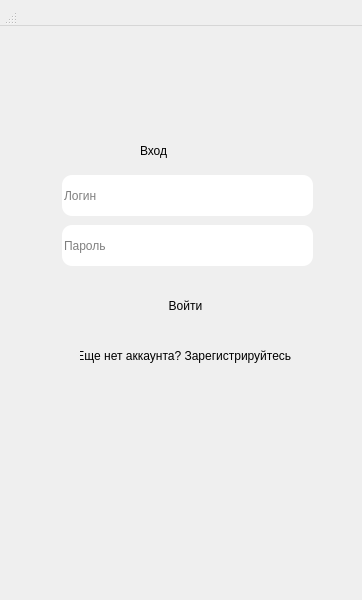
<?xml version="1.0" encoding="UTF-8"?>
<ui version="4.0">
 <class>LoginWindow</class>
 <widget class="QWidget" name="LoginWindow">
  <property name="geometry">
   <rect>
    <x>0</x>
    <y>0</y>
    <width>362</width>
    <height>600</height>
   </rect>
  </property>
  <property name="windowTitle">
   <string>Dialog</string>
  </property>
  <widget class="QWidget" name="centralwidget" native="true">
   <property name="geometry">
    <rect>
     <x>0</x>
     <y>0</y>
     <width>375</width>
     <height>501</height>
    </rect>
   </property>
   <widget class="QPushButton" name="pushEnter">
    <property name="geometry">
     <rect>
      <x>120</x>
      <y>280</y>
      <width>131</width>
      <height>51</height>
     </rect>
    </property>
    <property name="styleSheet">
     <string notr="true">font: 700 13pt &quot;Arial&quot;;
border-radius: 10px;</string>
    </property>
    <property name="text">
     <string>Войти</string>
    </property>
   </widget>
   <widget class="QLabel" name="enterLabel">
    <property name="geometry">
     <rect>
      <x>140</x>
      <y>130</y>
      <width>91</width>
      <height>41</height>
     </rect>
    </property>
    <property name="styleSheet">
     <string notr="true">font: 700 21pt &quot;Arial&quot;;</string>
    </property>
    <property name="text">
     <string>Вход</string>
    </property>
   </widget>
   <widget class="QLineEdit" name="inputLogin">
    <property name="geometry">
     <rect>
      <x>62</x>
      <y>175</y>
      <width>251</width>
      <height>41</height>
     </rect>
    </property>
    <property name="styleSheet">
     <string notr="true">border-radius: 10px;</string>
    </property>
    <property name="placeholderText">
     <string>Логин</string>
    </property>
   </widget>
   <widget class="QLineEdit" name="inputPassword">
    <property name="geometry">
     <rect>
      <x>62</x>
      <y>225</y>
      <width>251</width>
      <height>41</height>
     </rect>
    </property>
    <property name="styleSheet">
     <string notr="true">border-radius: 10px;</string>
    </property>
    <property name="placeholderText">
     <string>Пароль</string>
    </property>
   </widget>
   <widget class="QPushButton" name="switchMode">
    <property name="geometry">
     <rect>
      <x>80</x>
      <y>340</y>
      <width>211</width>
      <height>31</height>
     </rect>
    </property>
    <property name="styleSheet">
     <string notr="true">font: 7pt &quot;Arial&quot;;
border-radius: 10px;</string>
    </property>
    <property name="text">
     <string>Еще нет аккаунта? Зарегистрируйтесь!</string>
    </property>
   </widget>
  </widget>
  <widget class="QMenuBar" name="menubar">
   <property name="geometry">
    <rect>
     <x>0</x>
     <y>0</y>
     <width>362</width>
     <height>26</height>
    </rect>
   </property>
  </widget>
  <widget class="QStatusBar" name="statusbar">
   <property name="geometry">
    <rect>
     <x>0</x>
     <y>0</y>
     <width>16</width>
     <height>25</height>
    </rect>
   </property>
  </widget>
 </widget>
 <resources/>
 <connections/>
</ui>
